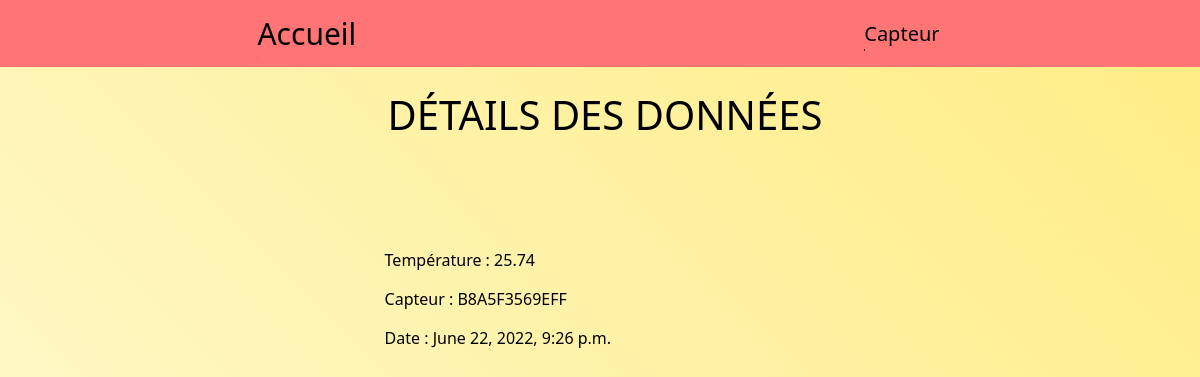
The page /data/detail/2/ on the database its author committed.
### mySAE24/models.py (models this page shows, shortened)
class Data(models.Model):
    temp = models.CharField(max_length=200)
    timestamp = models.DateTimeField(max_length=200)
    capteur = models.ForeignKey(Capteur, on_delete=models.CASCADE,blank=False)

class Capteur(models.Model):
    id = models.CharField(max_length=100,primary_key=True)
    nom = models.CharField(max_length=100)
    piece = models.CharField(max_length=100)
    emplacement = models.CharField(max_length=100)
    def __str__(self):
        chaine = f"{self.id}"
        return chaine

### mySAE24/views/data/data_detail.py (the view)
# urls.py: path('data/detail/<int:pk>/', DataDetailView.as_view(), name='data_detail'),
class DataDetailView(DetailView):
    model = Data
    template_name = "data/data_detail.html"

### mySAE24/templates/data/data_detail.html
{% extends "main.html" %}
{% block content %}
<h1>Détails des données</h1>
<ul>
    <li>Température : {{object.temp}}</li>
    <li><a href="/capteur/detail/{{object.capteur.id}}/">Capteur : {{object.capteur}}</a></li>
    <li>Date : {{object.timestamp}}</li>
</ul>
{% endblock content %}

### mySAE24/static/main.css (style rules this page uses)
* { box-sizing:border-box; padding:0; margin:0; font-weight:1; color: black; overflow-x:hidden; }
body { background: linear-gradient(45deg, #FEF9D4, #ffed83); background-attachment: fixed; font-family:system-ui,Arial; display:flex; align-items:center; flex-direction:column; }
h1 { animation: h1 0.5s; }
li { list-style-type:none; padding:7px; }
h1 { margin-top:2%; display:flex; align-items:center; justify-content:center; }
* { margin: 0; padding: 0; }
h1 { font-weight: normal; font-size: 40px; font-weight: normal; text-transform: uppercase; float: left; margin: 20px 0 100px 10px; }
a { display: block; position: relative; padding: 0.2em 0; text-decoration: none; }
a::after { content: ''; position: absolute; bottom: 0; left: 0; width: 100%; height: 0.1em; background-color: black; opacity: 0; transition: opacity 300ms, transform 300ms; }
a { overflow: hidden; }
a::after { opacity: 1; transform: translate3d(-100%, 0, 0); }

### rows shown on the page
Data: temp "25.74", capteur "B8A5F3569EFF", timestamp "June 22, 2022, 9:26 p.m."
